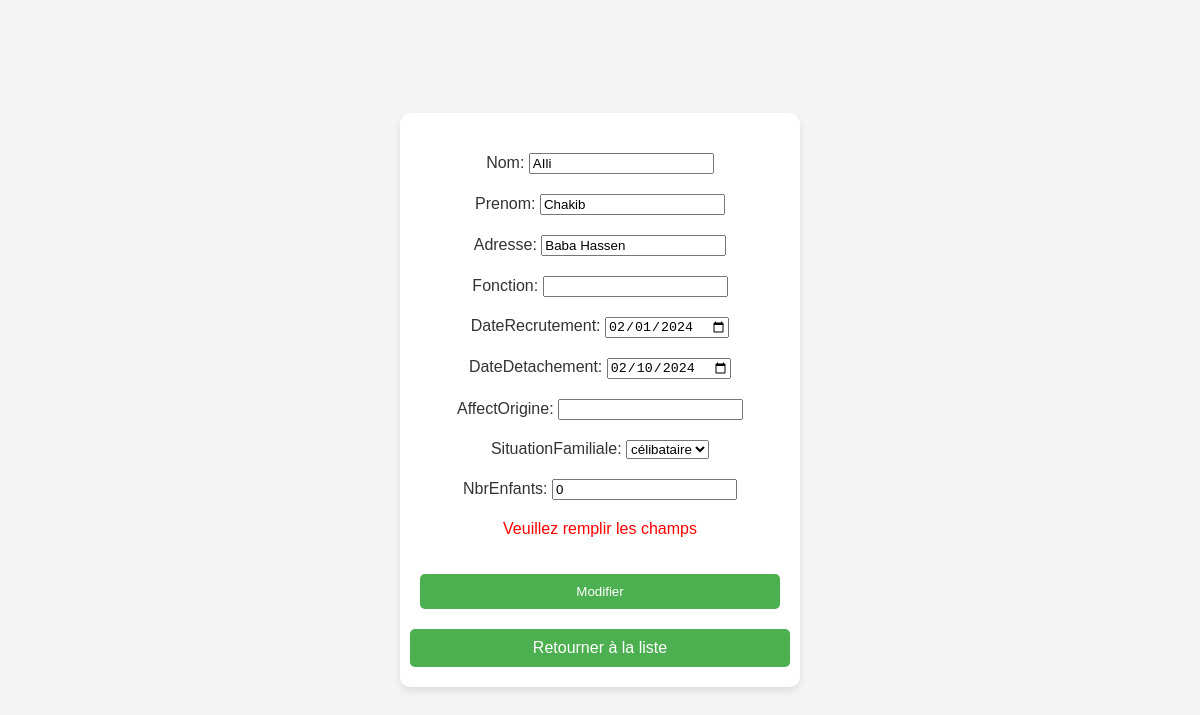
/update/10/, run on the app's committed database.
### app/models.py (models this page shows, shortened)
class Employe(models.Model):
    CHOICES = {
        ('marié', 'marié(e)'),
        ('divorcé', 'divorcé(e)'),
        ('célibataire', 'célibataire'),
        ('veuf', 'veuf(ve)')
    }
    CODES = {
        ('T', 'T'), ('R', 'R'), ('1', '1'), ('I', 'I'), ('2', '2'), ('M', 'M'), ('A', 'A'), ('6', '6'), ('7', '7'),
        ('8', '8'), ('9', '9'), ('C', 'C'), ('Cr', 'Cr'),
    }
    matricule = models.PositiveIntegerField(primary_key = True)
    nom = models.CharField(max_length = 100)
    prenom = models.CharField(max_length = 100)
    adresse = models.CharField(max_length = 200, null=True)
    fonction = models.CharField(max_length = 100, null=True)
    dateRecrutement = models.DateField(null=True)
    dateDetachement = models.DateField(null=True)
    affectOrigine = models.CharField(max_length = 100, null=True)
    situationFamiliale = models.CharField(max_length = 100, choices= CHOICES, null=True)
    nbrEnfants = models.PositiveIntegerField(null=True)
    dernierPointage = models.CharField(max_length = 2, choices=CODES, default=None, null=True)
    dateDernierPointage = models.DateField(null=True, default = None)

### app/views.py (the view)
# urls.py: path('update/<str:pk>/', views.update_employe, name='employe-update'),
def update_employe(request, pk):
    emp = Employe.objects.get(matricule=pk)
    matricule = emp.matricule
    nom = emp.nom
    prenom = emp.prenom
    if request.method == 'POST':
        form = EmployeFormUpdate(request.POST, instance=emp)
        if form.is_valid():
            change_sheet_values(matricule, nom, prenom, request.POST)
            form.save()
            return redirect('employe-detail', pk=pk)
        else:
            form = EmployeFormUpdate()
            msg = 'Veuillez remplir les champs'
            return render(request, 'update.html', {'form': form, 'message': msg, 'matricule': pk})
    else:
        form = EmployeFormUpdate(instance=emp)
        msg = 'Veuillez remplir les champs'
        return render(request, 'update.html', {'form': form, 'message': msg, 'matricule': pk})

### app/forms.py
class EmployeFormUpdate(forms.ModelForm):
    class Meta:
        model = Employe
        fields = '__all__'
        exclude = ['matricule', 'dateDernierPointage','dernierPointage']
        widgets = {
            'dateRecrutement': DateInput(),
            'dateDetachement': DateInput()
        }
    def __init__(self, *args, **kwargs):
        super().__init__(*args, **kwargs)
        self.fields['fonction'].required = False
        self.fields['adresse'].required = False
        self.fields['dateRecrutement'].required = False
        self.fields['dateDetachement'].required = False
        self.fields['situationFamiliale'].required = False
        self.fields['affectOrigine'].required = False
        self.fields['nbrEnfants'].required = False

### app/templates/update.html (shortened to what this page needs)
<!DOCTYPE html>
<html lang="en">
<head>
</head>
<body>
    <form action="" method="POST">
        {{ form.as_p }}
        <p style="color: red">{{ message }}</p>
        <div class="button-cont">
            <button type="submit">Modifier</button>
            <a href="{% url 'employe-detail' matricule %}">Retourner à la liste</a>
        </div>
    </form>
</body>
</html>

### app/templates/update.html (style rules this page uses)
body { font-family: 'Arial', sans-serif; margin: 0; padding: 0; display: flex; align-items: center; justify-content: center; min-height: 100vh; background-color: #f5f5f5; }
form { background-color: #fff; box-shadow: 0 4px 8px rgba(0, 0, 0, 0.1); border-radius: 10px; overflow: hidden; max-width: 400px; width: 100%; padding: 20px; box-sizing: border-box; transition: transform 0.3s ease; }
form button, form a { display: inline-block; background-color: #4CAF50; color: white; text-align: center; text-decoration: none; padding: 10px; margin-top: 20px; border-radius: 5px; transition: background-color 0.3s ease; cursor: pointer; width: 100%; border: none; }
form p { text-align: center; color: #333; margin-top: 20px; }
.button-cont { display: flex; justify-content: center; align-items: center; flex-direction: column; }

### data on the page
Employe: nom "AIli", prenom "Chakib", adresse "Baba Hassen", dateRecrutement "02/01/2024", dateDetachement "02/10/2024", situationFamiliale "célibataire", nbrEnfants "0"

### other printed values
{{ message }} "Veuillez remplir les champs"
